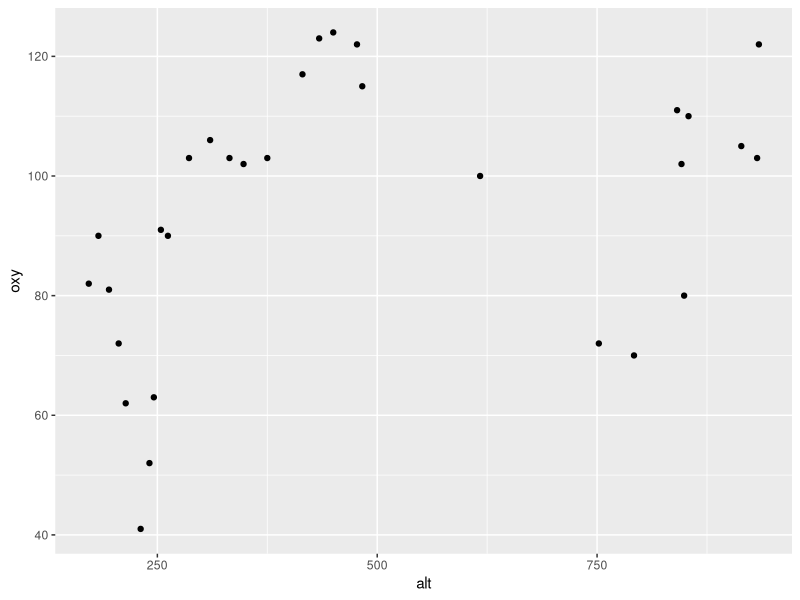
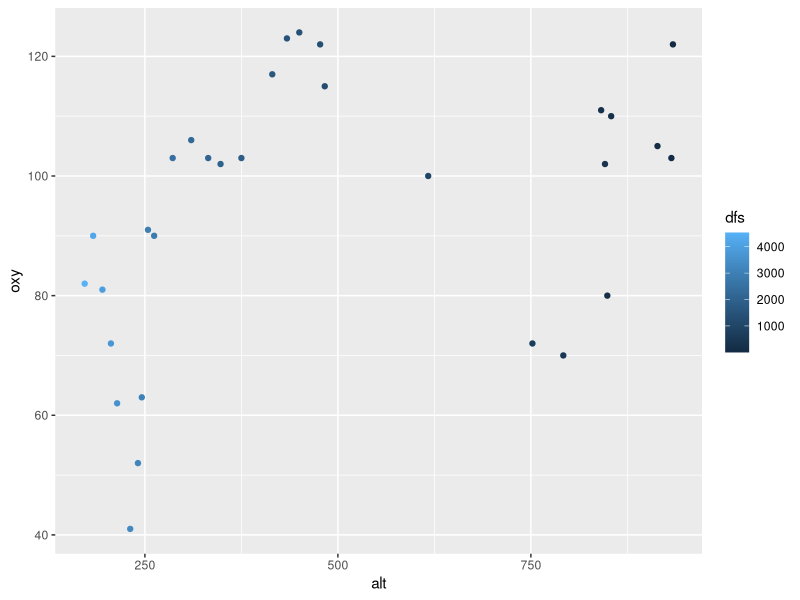

Reproduce these figures in R, in order.
## ---- chunk 1
library(ade4)
library(dplyr)
data(doubs)

doubs$env %>%  
  select(dfs, alt, oxy, pH) %>%                # select dfs, alt, oxy, pH
  rename(distance = dfs, oxygen = oxy) %>%     # rename
  filter(alt > 200) %>%                        # keep the rows in which alt > 200
  arrange(desc(alt)) %>%                        # order by alt decrease
  mutate(
    oxygen_category = if_else(oxygen > 90, "High", "Low")
  ) %>%                                         # add a new column with categories
  group_by(oxygen_category) %>%                 # groups by oxy
  summarise(
    mean_alt = mean(alt, na.rm = TRUE),
    mean_pH  = mean(pH, na.rm = TRUE)
  )
## ---- chunk 2
library(ggplot2)
library(ade4)

data(doubs)

ggplot(data = doubs$env) +
  geom_point(mapping=aes(x = alt, y = oxy)) # dot plots

ggplot(data = doubs$env) +
  geom_point(mapping = aes(x = alt, y = oxy, color = dfs))
